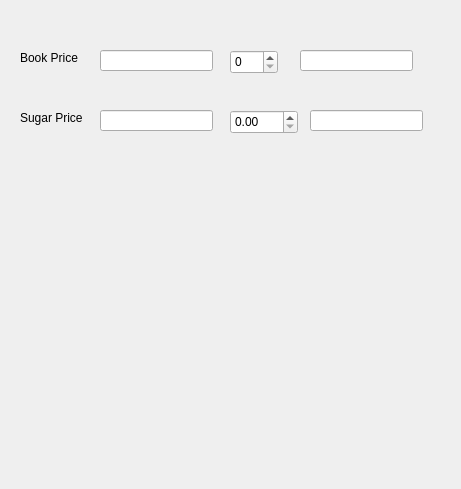
<?xml version="1.0" encoding="UTF-8"?>
<ui version="4.0">
 <class>Dialog</class>
 <widget class="QDialog" name="Dialog">
  <property name="geometry">
   <rect>
    <x>0</x>
    <y>0</y>
    <width>461</width>
    <height>489</height>
   </rect>
  </property>
  <property name="windowTitle">
   <string>Dialog</string>
  </property>
  <widget class="QLabel" name="bookPrice">
   <property name="geometry">
    <rect>
     <x>20</x>
     <y>50</y>
     <width>81</width>
     <height>16</height>
    </rect>
   </property>
   <property name="text">
    <string>Book Price</string>
   </property>
  </widget>
  <widget class="QLabel" name="sugarPrice">
   <property name="geometry">
    <rect>
     <x>20</x>
     <y>110</y>
     <width>71</width>
     <height>16</height>
    </rect>
   </property>
   <property name="text">
    <string>Sugar Price</string>
   </property>
  </widget>
  <widget class="QLabel" name="labelAmount">
   <property name="geometry">
    <rect>
     <x>340</x>
     <y>170</y>
     <width>71</width>
     <height>41</height>
    </rect>
   </property>
   <property name="text">
    <string/>
   </property>
  </widget>
  <widget class="QSpinBox" name="spinBoxBookQty">
   <property name="geometry">
    <rect>
     <x>230</x>
     <y>50</y>
     <width>48</width>
     <height>24</height>
    </rect>
   </property>
  </widget>
  <widget class="QDoubleSpinBox" name="doubleSpinBoxSugarWeight">
   <property name="geometry">
    <rect>
     <x>230</x>
     <y>110</y>
     <width>68</width>
     <height>24</height>
    </rect>
   </property>
  </widget>
  <widget class="QLineEdit" name="lineEditBookPrice">
   <property name="geometry">
    <rect>
     <x>100</x>
     <y>50</y>
     <width>113</width>
     <height>21</height>
    </rect>
   </property>
  </widget>
  <widget class="QLineEdit" name="lineEditSugarPrice">
   <property name="geometry">
    <rect>
     <x>100</x>
     <y>110</y>
     <width>113</width>
     <height>21</height>
    </rect>
   </property>
  </widget>
  <widget class="QLineEdit" name="lineEditBookAmount">
   <property name="geometry">
    <rect>
     <x>300</x>
     <y>50</y>
     <width>113</width>
     <height>21</height>
    </rect>
   </property>
  </widget>
  <widget class="QLineEdit" name="lineEditSugarAmount">
   <property name="geometry">
    <rect>
     <x>310</x>
     <y>110</y>
     <width>113</width>
     <height>21</height>
    </rect>
   </property>
  </widget>
 </widget>
 <resources/>
 <connections/>
</ui>
